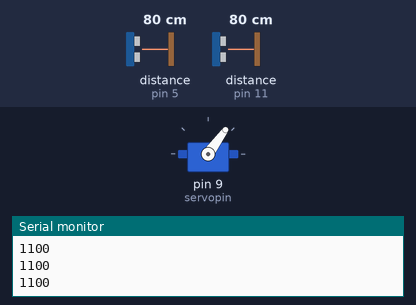
A sketch run on a simulated Arduino Uno, built with avr-gcc and run on an emulated ATmega328P. Parts: servo, the last lines printed to the serial monitor. Wiring (inferred from the names in the program): ultrasonic range finder: trigger pin 12; echo pin 11. The test bench sets the inputs (shaded band); at power-on: distance to the obstacle (sensors on pin 11, pin 5) 80 cm. The echo pulse lasts 58.3 µs per cm.

Above: at 1.2 s.
1.3 s: distance to the obstacle (sensor on pin 11) set to 46 cm
2.8 s: distance to the obstacle (sensor on pin 11) set to 40 cm
At 3.8 s:
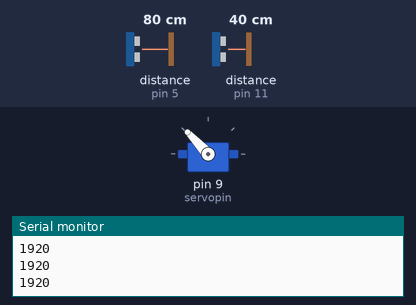
4.3 s: distance to the obstacle (sensor on pin 11) set to 34 cm
5.8 s: distance to the obstacle (sensor on pin 11) set to 28 cm
At 6.6 s:
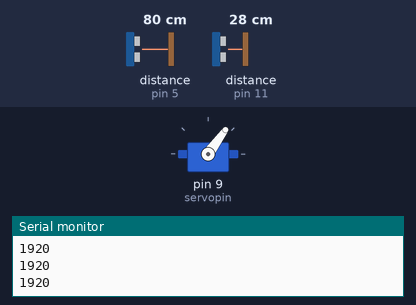
7.3 s: distance to the obstacle (sensor on pin 11) set to 35 cm
At 7.7 s:
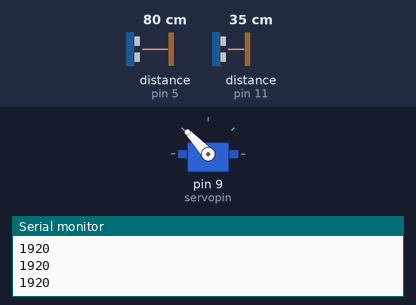
Timing chart, 0 to 9.8 s (numbered marks = the images above; inputs shaded):
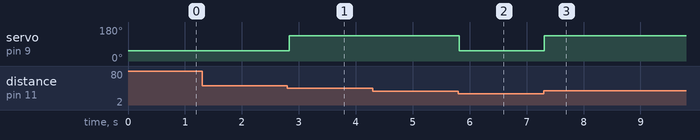

The sketch:

motor_FINAL_WITH_distance.ino
```cpp
/* This code transmits signals from transmitter to the
   motor through arduino when the distance between quad and obstacle
   is greater than 30 cm.  If the distance comes within 30 cm then
   the motors stop functioning.
   */

#include<Servo.h>
Servo quad;
int trigPin=12;
int echoPin=11;

long duration;
int distance;
int ch3;//because we use ch3 for normal cases of throttle
int servopin=9;

void setup() {
pinMode(trigPin, OUTPUT);
pinMode(echoPin, INPUT);
pinMode(ch3,INPUT);
pinMode(servopin,OUTPUT);
quad.attach(servopin);

/* Intialize the motors with the minimum input value*/
quad.writeMicroseconds(1100);
Serial.begin(9600);
}


void loop() {
// Clears the trigPin
digitalWrite(trigPin, LOW);
delayMicroseconds(2);

// Sets the trigPin on HIGH state for 10 micro seconds
digitalWrite(trigPin, HIGH);
delayMicroseconds(10);
digitalWrite(trigPin, LOW);
// Reads the echoPin, returns the sound wave travel time in microseconds
duration = pulseIn(echoPin, HIGH);
// Calculating the distance
distance= duration*0.034/2;
// Prints the distance on the Serial Monitor
//Serial.print(": ");
//Serial.println(distance);

 ch3 = pulseIn(5, HIGH, 25000); // Read the pulse width of the channel
ch3= constrain(ch3,1100,1920);

  Serial.println(ch3);
  if(distance>30)
  {
    quad.write(ch3); // Write output from transmitter to the motor

  }
else if(distance<30)
{
  quad.write(1100); // Stop motor as distance is less than 30 cm.
}


}
```

Measured:
- the behaviour switches between 43 and 42 cm on distance to the obstacle (sensor on pin 11) (found by bisection; images 0 and 1)
- the behaviour switches between 31 and 30 cm on distance to the obstacle (sensor on pin 11) (found by bisection; images 1 and 2)
- after the input at 2.8 s, servo on pin 9 (servopin): 54° → 133° at once
- after the input at 5.8 s, servo on pin 9 (servopin): 133° → 54° at once
- after the input at 7.3 s, servo on pin 9 (servopin): 54° → 133° at once
